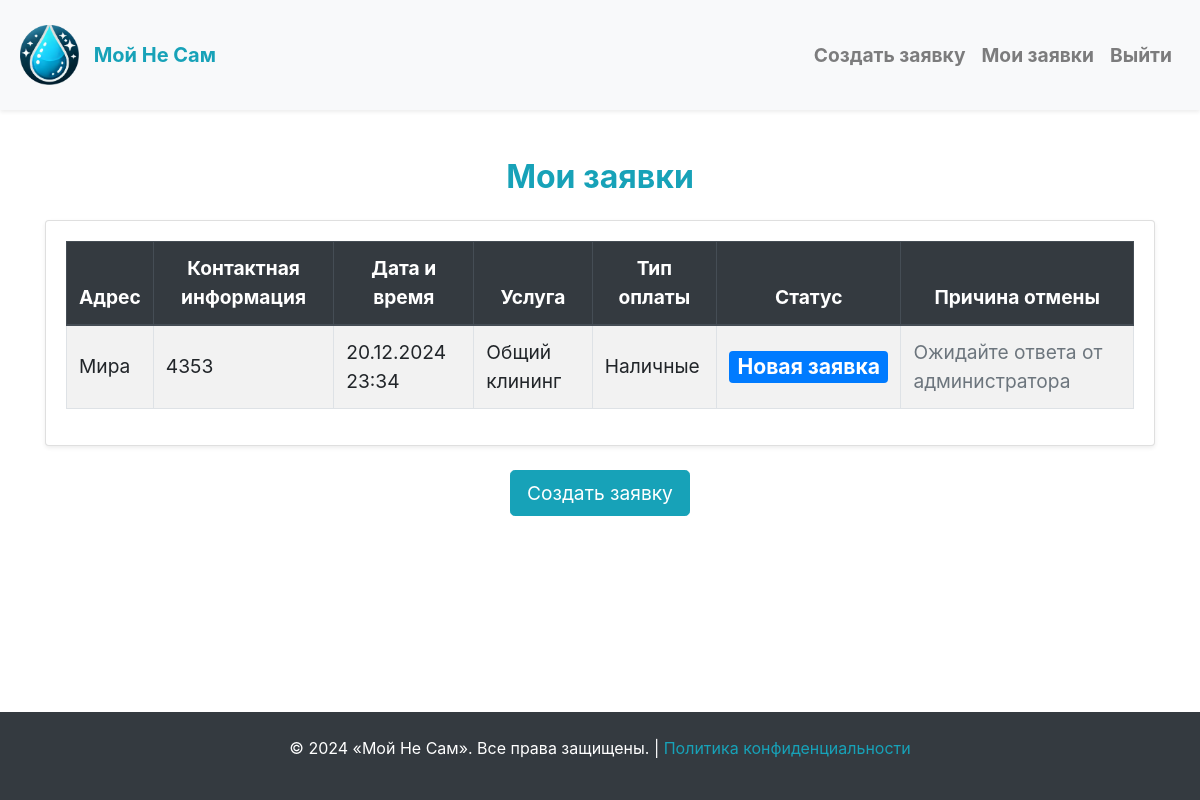
Page /request_list/ (signed in) on the committed database.
### cleaning/models.py (models this page shows, shortened)
class Request(models.Model):
    STATUS_CHOICES = [
        ('new', 'Новая заявка'),
        ('in_progress', 'В работе'),
        ('completed', 'Выполнено'),
        ('canceled', 'Отменено'),
    ]
    PAYMENT_CHOICES = [
        ('cash', 'Наличные'),
        ('card', 'Банковская карта'),
    ]
    user = models.ForeignKey(User, on_delete=models.CASCADE, verbose_name='Пользователь')
    address = models.CharField(max_length=255, verbose_name='Адрес')
    contact_info = models.CharField(max_length=255, verbose_name='Контактная информация')
    service = models.ForeignKey(Service, on_delete=models.CASCADE, verbose_name='Услуга')
    preferred_date_time = models.DateTimeField(verbose_name='Дата и время')
    payment_type = models.CharField(max_length=10, choices=PAYMENT_CHOICES, verbose_name='Тип оплаты')
    status = models.CharField(max_length=20, choices=STATUS_CHOICES, default='new', verbose_name='Статус')
    cancellation_reason = models.TextField(blank=True, null=True, verbose_name='Причина отмены')
    class Meta:
        verbose_name = 'Заявка'
        verbose_name_plural = 'Заявки'

class Service(models.Model):
    SERVICE_CHOICES = [
        ('general_cleaning', 'Общий клининг'),
        ('deep_cleaning', 'Генеральная уборка'),
        ('post_construction_cleaning', 'Послестроительная уборка'),
        ('dry_cleaning', 'Химчистка'),
    ]
    name = models.CharField(max_length=50, choices=SERVICE_CHOICES, unique=True, verbose_name='Название услуги')
    class Meta:
        verbose_name = 'Услуга'
        verbose_name_plural = 'Услуги'

### cleaning/views.py (the view)
# urls.py: path('request_list/', views.request_list, name='request_list'),
@login_required
def request_list(request):
    requests = Request.objects.filter(user=request.user)  # Filter requests for the logged-in user
    return render(request, 'cleaning/request_list.html', {'requests': requests})

### cleaning/templates/cleaning/request_list.html (shortened to what this page needs)
{% extends "cleaning/base_generic.html" %}
{% block content %}
<div class="container mt-5">
    <h2 class="text-center text-info font-weight-bold mb-4" style="font-size: 2em;">Мои заявки</h2>
    <div class="card shadow-sm">
        <div class="card-body">
            <div class="table-responsive">
                <table class="table table-striped table-hover table-bordered" style="font-size: 1.2em;">
                    <thead class="thead-dark">
                        <tr>
                            <th scope="col" class="text-center">Адрес</th>
                            <th scope="col" class="text-center">Контактная информация</th>
                            <th scope="col" class="text-center">Дата и время</th>
                            <th scope="col" class="text-center">Услуга</th>
                            <th scope="col" class="text-center">Тип оплаты</th>
                            <th scope="col" class="text-center">Статус</th>
                            <th scope="col" class="text-center">Причина отмены</th>
                        </tr>
                    </thead>
                    <tbody>
                        {% for request in requests %}
                        <tr>
                            <td class="align-middle">{{ request.address }}</td>
                            <td class="align-middle">{{ request.contact_info }}</td>
                            <td class="align-middle">{{ request.preferred_date_time|date:"d.m.Y H:i" }}</td>
                            <td class="align-middle">{{ request.service.get_name_display }}</td>
                            <td class="align-middle">{{ request.get_payment_type_display }}</td>
                            <td class="align-middle">
                                <span class="badge
                                    {% if request.status == 'new' %}badge-primary
                                    {% elif request.status == 'in_progress' %}badge-warning
                                    {% elif request.status == 'completed' %}badge-success
                                    {% elif request.status == 'canceled' %}badge-danger{% endif %}" style="font-size: 1.1em;">
                                    {{ request.get_status_display }}
                                </span>
                            </td>
                            <td class="align-middle">
                                {% if request.status == 'canceled' %}
                                    {{ request.cancellation_reason }}
                                {% elif request.status == 'new' %}
                                    <span class="text-muted">Ожидайте ответа от администратора</span>
                                {% endif %}
                            </td>
                        </tr>
                        {% empty %}
                        <tr>
                            <td colspan="7" class="text-center text-muted">Нет доступных заявок</td>
                        </tr>
                        {% endfor %}
                    </tbody>
                </table>
            </div>
        </div>
    </div>
    <div class="text-center mt-4">
        <a href="{% url 'create_request' %}" class="btn btn-info btn-lg" style="font-size: 1.2em;">Создать заявку</a>
    </div>
</div>
{% endblock %}

### cleaning/templates/cleaning/base_generic.html (style rules this page uses)
html, body { height: 100%; margin: 0; }
body { display: flex; flex-direction: column; justify-content: space-between; }
.container { flex: 1; }

### rows in the picture
Request: address "Мира", contact_info "4353", preferred_date_time "20.12.2024 23:34", service.name "Общий клининг", payment_type "Наличные", status "Новая заявка", shows "Ожидайте ответа от администратора"
